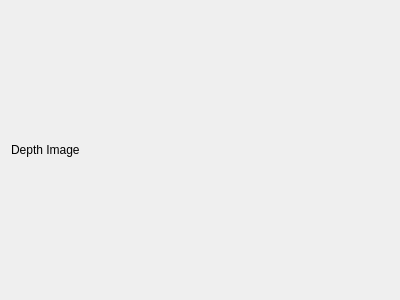
<?xml version="1.0" encoding="UTF-8"?>
<ui version="4.0">
 <class>depthStream</class>
 <widget class="QWidget" name="depthStream">
  <property name="geometry">
   <rect>
    <x>0</x>
    <y>0</y>
    <width>400</width>
    <height>300</height>
   </rect>
  </property>
  <property name="windowTitle">
   <string>Form</string>
  </property>
  <layout class="QVBoxLayout" name="verticalLayout">
   <item>
    <widget class="QLabel" name="depthImage">
     <property name="text">
      <string>Depth Image</string>
     </property>
    </widget>
   </item>
  </layout>
 </widget>
 <resources/>
 <connections/>
</ui>
